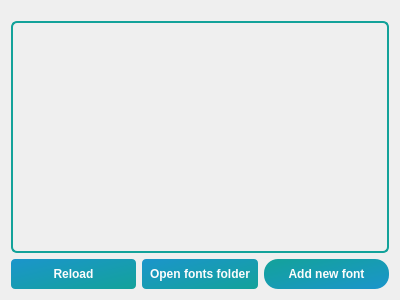
<?xml version="1.0" encoding="UTF-8"?>
<ui version="4.0">
 <class>Fonts</class>
 <widget class="QWidget" name="Fonts">
  <property name="geometry">
   <rect>
    <x>0</x>
    <y>0</y>
    <width>400</width>
    <height>300</height>
   </rect>
  </property>
  <property name="windowTitle">
   <string>Form</string>
  </property>
  <layout class="QGridLayout" name="gridLayout">
   <item row="1" column="3" colspan="2">
    <widget class="QPushButton" name="add_font_button">
     <property name="styleSheet">
      <string notr="true">QPushButton {
	color: #fcfcfc;
    background-color:qlineargradient(spread:pad, x1:0, y1:0, x2:1, y2:1, stop:0 #13a29a, stop:1 #1b95cb); 
    padding: 8px;
    border-radius: 14px;
    font-weight: bold;
}

QPushButton:hover {
    background-color: qlineargradient(spread:pad, x1:0, y1:0, x2:1, y2:1, stop:0 #146f97, stop:1 #0d6e69); 
}

QPushButton:pressed {
    background-color: qlineargradient(spread:pad, x1:0, y1:0, x2:1, y2:1, stop:0 #0d4964, stop:1 #063b38); 
}</string>
     </property>
     <property name="text">
      <string>Add new font</string>
     </property>
    </widget>
   </item>
   <item row="0" column="0" colspan="5">
    <widget class="QGroupBox" name="fonts_box">
     <property name="styleSheet">
      <string notr="true">QGroupBox {
    color: #fcfcfc;
    border: 2px solid #13a29a;
    border-radius: 6px;
    margin-top: 10px;
    padding: 10px;
    font-weight: bold;
}

QGroupBox::title {
    subcontrol-origin: margin;
    subcontrol-position: top center;
    padding: 0 5px;
    color: #13a29a;
}

QRadioButton {
	color: #E5E5E5;
    background-color: #333;
    padding: 3px;
    border-radius: 5px;
	font-weight: bold;
}

QRadioButton::indicator {
    width: 15px;
    height: 15px;
    border-radius: 7px;
    border: 2px solid #444;
    background: #222;
}

QRadioButton::indicator:checked {
    border: 2px solid #009688;
    background: #003c45;
}

QRadioButton::indicator:unchecked:hover {
    border: 2px solid #666;
}

QRadioButton::indicator:checked:hover {
    border: 2px solid #33a89f;
}

QRadioButton:focus {
    outline: none;
}</string>
     </property>
     <property name="title">
      <string/>
     </property>
     <layout class="QGridLayout" name="gridLayout_5"/>
    </widget>
   </item>
   <item row="1" column="2">
    <widget class="QPushButton" name="open_folder_button">
     <property name="styleSheet">
      <string notr="true">QPushButton {
	color: #fcfcfc;
    background-color: qlineargradient(spread:pad, x1:0, y1:0, x2:1, y2:1, stop:0 #1b95cb, stop:1 #13a29a); 
    padding: 8px;
    border-radius: 4px;
    font-weight: bold;
}

QPushButton:hover {
    background-color: qlineargradient(spread:pad, x1:0, y1:0, x2:1, y2:1, stop:0 #0d6e69, stop:1 #146f97); 
}

QPushButton:pressed {
    background-color: qlineargradient(spread:pad, x1:0, y1:0, x2:1, y2:1, stop:0 #063b38, stop:1 #0d4964); 
}</string>
     </property>
     <property name="text">
      <string>Open fonts folder</string>
     </property>
    </widget>
   </item>
   <item row="1" column="0" colspan="2">
    <widget class="QPushButton" name="reload_button">
     <property name="styleSheet">
      <string notr="true">QPushButton {
	color: #fcfcfc;
    background-color: qlineargradient(spread:pad, x1:0, y1:0, x2:1, y2:1, stop:0 #1b95cb, stop:1 #13a29a); 
    padding: 8px;
    border-radius: 4px;
    font-weight: bold;
}

QPushButton:hover {
    background-color: qlineargradient(spread:pad, x1:0, y1:0, x2:1, y2:1, stop:0 #0d6e69, stop:1 #146f97); 
}

QPushButton:pressed {
    background-color: qlineargradient(spread:pad, x1:0, y1:0, x2:1, y2:1, stop:0 #063b38, stop:1 #0d4964); 
}</string>
     </property>
     <property name="text">
      <string>Reload</string>
     </property>
    </widget>
   </item>
  </layout>
 </widget>
 <resources/>
 <connections/>
</ui>
